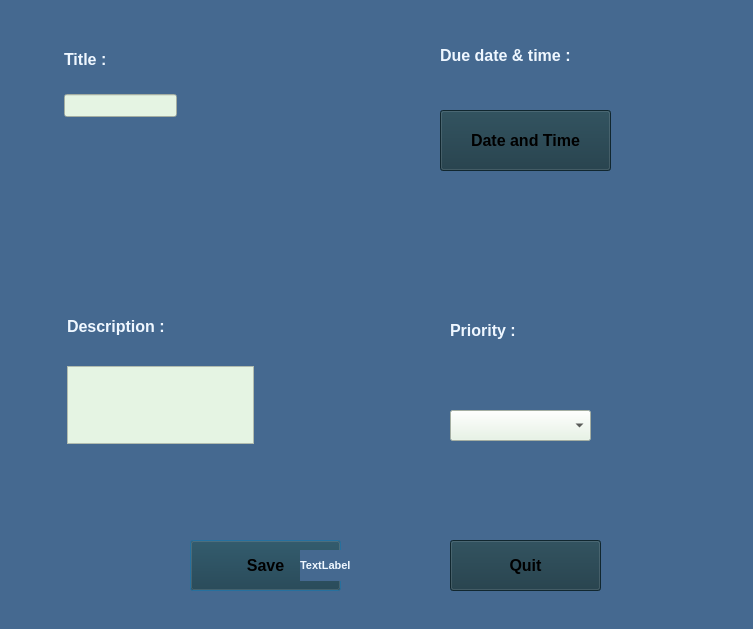
<?xml version="1.0" encoding="UTF-8"?>
<ui version="4.0">
 <class>AddTask</class>
 <widget class="QDialog" name="AddTask">
  <property name="geometry">
   <rect>
    <x>0</x>
    <y>0</y>
    <width>753</width>
    <height>629</height>
   </rect>
  </property>
  <property name="minimumSize">
   <size>
    <width>700</width>
    <height>600</height>
   </size>
  </property>
  <property name="maximumSize">
   <size>
    <width>800</width>
    <height>700</height>
   </size>
  </property>
  <property name="windowTitle">
   <string>Dialog</string>
  </property>
  <property name="styleSheet">
   <string notr="true">background-color:rgb(69, 105, 144);</string>
  </property>
  <widget class="QWidget" name="layoutWidget_2">
   <property name="geometry">
    <rect>
     <x>60</x>
     <y>40</y>
     <width>121</width>
     <height>81</height>
    </rect>
   </property>
   <layout class="QVBoxLayout" name="verticalLayout">
    <property name="spacing">
     <number>20</number>
    </property>
    <property name="leftMargin">
     <number>4</number>
    </property>
    <property name="topMargin">
     <number>4</number>
    </property>
    <property name="rightMargin">
     <number>4</number>
    </property>
    <property name="bottomMargin">
     <number>4</number>
    </property>
    <item>
     <widget class="QLabel" name="label">
      <property name="font">
       <font>
        <pointsize>12</pointsize>
        <weight>75</weight>
        <bold>true</bold>
       </font>
      </property>
      <property name="styleSheet">
       <string notr="true">color:rgb(239, 247, 255);</string>
      </property>
      <property name="text">
       <string>Title :</string>
      </property>
     </widget>
    </item>
    <item>
     <widget class="QLineEdit" name="lineEdit">
      <property name="sizePolicy">
       <sizepolicy hsizetype="Expanding" vsizetype="Fixed">
        <horstretch>0</horstretch>
        <verstretch>0</verstretch>
       </sizepolicy>
      </property>
      <property name="font">
       <font>
        <pointsize>10</pointsize>
       </font>
      </property>
      <property name="styleSheet">
       <string notr="true">background-color:rgb(229, 244, 227);
</string>
      </property>
      <property name="text">
       <string/>
      </property>
     </widget>
    </item>
   </layout>
  </widget>
  <widget class="QWidget" name="layoutWidget_3">
   <property name="geometry">
    <rect>
     <x>60</x>
     <y>310</y>
     <width>201</width>
     <height>141</height>
    </rect>
   </property>
   <layout class="QVBoxLayout" name="verticalLayout_2">
    <property name="spacing">
     <number>30</number>
    </property>
    <property name="leftMargin">
     <number>7</number>
    </property>
    <property name="topMargin">
     <number>7</number>
    </property>
    <property name="rightMargin">
     <number>7</number>
    </property>
    <property name="bottomMargin">
     <number>7</number>
    </property>
    <item>
     <widget class="QLabel" name="label_2">
      <property name="font">
       <font>
        <pointsize>12</pointsize>
        <weight>75</weight>
        <bold>true</bold>
       </font>
      </property>
      <property name="styleSheet">
       <string notr="true">color:rgb(239, 247, 255);</string>
      </property>
      <property name="text">
       <string>Description :</string>
      </property>
     </widget>
    </item>
    <item>
     <widget class="QTextEdit" name="textEdit">
      <property name="font">
       <font>
        <pointsize>10</pointsize>
       </font>
      </property>
      <property name="styleSheet">
       <string notr="true">background-color:rgb(229, 244, 227);
</string>
      </property>
     </widget>
    </item>
   </layout>
  </widget>
  <widget class="QLabel" name="label_3">
   <property name="geometry">
    <rect>
     <x>440</x>
     <y>30</y>
     <width>161</width>
     <height>51</height>
    </rect>
   </property>
   <property name="font">
    <font>
     <pointsize>12</pointsize>
     <weight>75</weight>
     <bold>true</bold>
    </font>
   </property>
   <property name="styleSheet">
    <string notr="true">color:rgb(239, 247, 255);</string>
   </property>
   <property name="text">
    <string>Due date &amp; time :</string>
   </property>
  </widget>
  <widget class="QPushButton" name="pushButton">
   <property name="geometry">
    <rect>
     <x>190</x>
     <y>540</y>
     <width>151</width>
     <height>51</height>
    </rect>
   </property>
   <property name="font">
    <font>
     <pointsize>12</pointsize>
     <weight>75</weight>
     <bold>true</bold>
    </font>
   </property>
   <property name="styleSheet">
    <string notr="true">background-color:rgb(24, 54, 66);</string>
   </property>
   <property name="text">
    <string>Save</string>
   </property>
  </widget>
  <widget class="QPushButton" name="pushButton_2">
   <property name="geometry">
    <rect>
     <x>450</x>
     <y>540</y>
     <width>151</width>
     <height>51</height>
    </rect>
   </property>
   <property name="font">
    <font>
     <pointsize>12</pointsize>
     <weight>75</weight>
     <bold>true</bold>
    </font>
   </property>
   <property name="styleSheet">
    <string notr="true">background-color:rgb(24, 54, 66);</string>
   </property>
   <property name="text">
    <string>Quit</string>
   </property>
  </widget>
  <widget class="QPushButton" name="pushButton_3">
   <property name="geometry">
    <rect>
     <x>440</x>
     <y>110</y>
     <width>171</width>
     <height>61</height>
    </rect>
   </property>
   <property name="font">
    <font>
     <pointsize>12</pointsize>
     <weight>75</weight>
     <bold>true</bold>
    </font>
   </property>
   <property name="styleSheet">
    <string notr="true">background-color:rgb(24, 54, 66);</string>
   </property>
   <property name="text">
    <string>Date and Time</string>
   </property>
  </widget>
  <widget class="QPushButton" name="pushButton_4">
   <property name="geometry">
    <rect>
     <x>190</x>
     <y>530</y>
     <width>71</width>
     <height>61</height>
    </rect>
   </property>
   <property name="styleSheet">
    <string notr="true">background-color: transparent;
background: none;
border: none;
background-repeat: none;</string>
   </property>
   <property name="text">
    <string/>
   </property>
  </widget>
  <widget class="QPushButton" name="pushButton_5">
   <property name="geometry">
    <rect>
     <x>450</x>
     <y>530</y>
     <width>71</width>
     <height>61</height>
    </rect>
   </property>
   <property name="styleSheet">
    <string notr="true">background-color: transparent;
background: none;
border: none;
background-repeat: none;</string>
   </property>
   <property name="text">
    <string/>
   </property>
  </widget>
  <widget class="QPushButton" name="pushButton_6">
   <property name="geometry">
    <rect>
     <x>680</x>
     <y>20</y>
     <width>50</width>
     <height>51</height>
    </rect>
   </property>
   <property name="sizePolicy">
    <sizepolicy hsizetype="Fixed" vsizetype="Fixed">
     <horstretch>0</horstretch>
     <verstretch>0</verstretch>
    </sizepolicy>
   </property>
   <property name="maximumSize">
    <size>
     <width>50</width>
     <height>100</height>
    </size>
   </property>
   <property name="layoutDirection">
    <enum>Qt::RightToLeft</enum>
   </property>
   <property name="styleSheet">
    <string notr="true">background-color: transparent;
background: none;
border: none;
background-repeat: none;</string>
   </property>
   <property name="text">
    <string/>
   </property>
   <property name="iconSize">
    <size>
     <width>50</width>
     <height>50</height>
    </size>
   </property>
  </widget>
  <widget class="QLabel" name="label_5">
   <property name="geometry">
    <rect>
     <x>300</x>
     <y>550</y>
     <width>91</width>
     <height>31</height>
    </rect>
   </property>
   <property name="font">
    <font>
     <pointsize>8</pointsize>
     <weight>75</weight>
     <bold>true</bold>
    </font>
   </property>
   <property name="styleSheet">
    <string notr="true">color:rgb(239, 247, 255);</string>
   </property>
   <property name="text">
    <string>TextLabel</string>
   </property>
  </widget>
  <widget class="QComboBox" name="comboBox">
   <property name="geometry">
    <rect>
     <x>450</x>
     <y>410</y>
     <width>141</width>
     <height>31</height>
    </rect>
   </property>
   <property name="sizePolicy">
    <sizepolicy hsizetype="Minimum" vsizetype="Minimum">
     <horstretch>0</horstretch>
     <verstretch>0</verstretch>
    </sizepolicy>
   </property>
   <property name="font">
    <font>
     <pointsize>10</pointsize>
     <weight>75</weight>
     <italic>false</italic>
     <bold>true</bold>
    </font>
   </property>
   <property name="contextMenuPolicy">
    <enum>Qt::DefaultContextMenu</enum>
   </property>
   <property name="styleSheet">
    <string notr="true">background-color:rgb(229, 244, 227);
color:rgb(0, 0, 0);
</string>
   </property>
   <property name="editable">
    <bool>false</bool>
   </property>
   <property name="currentText">
    <string/>
   </property>
   <property name="currentIndex">
    <number>-1</number>
   </property>
   <item>
    <property name="text">
     <string>Low</string>
    </property>
   </item>
   <item>
    <property name="text">
     <string>Medium</string>
    </property>
   </item>
   <item>
    <property name="text">
     <string>High</string>
    </property>
   </item>
  </widget>
  <widget class="QLabel" name="label_4">
   <property name="geometry">
    <rect>
     <x>450</x>
     <y>320</y>
     <width>71</width>
     <height>20</height>
    </rect>
   </property>
   <property name="font">
    <font>
     <pointsize>12</pointsize>
     <weight>75</weight>
     <bold>true</bold>
    </font>
   </property>
   <property name="styleSheet">
    <string notr="true">color:rgb(239, 247, 255);</string>
   </property>
   <property name="text">
    <string>Priority :</string>
   </property>
  </widget>
 </widget>
 <resources/>
 <connections/>
</ui>
